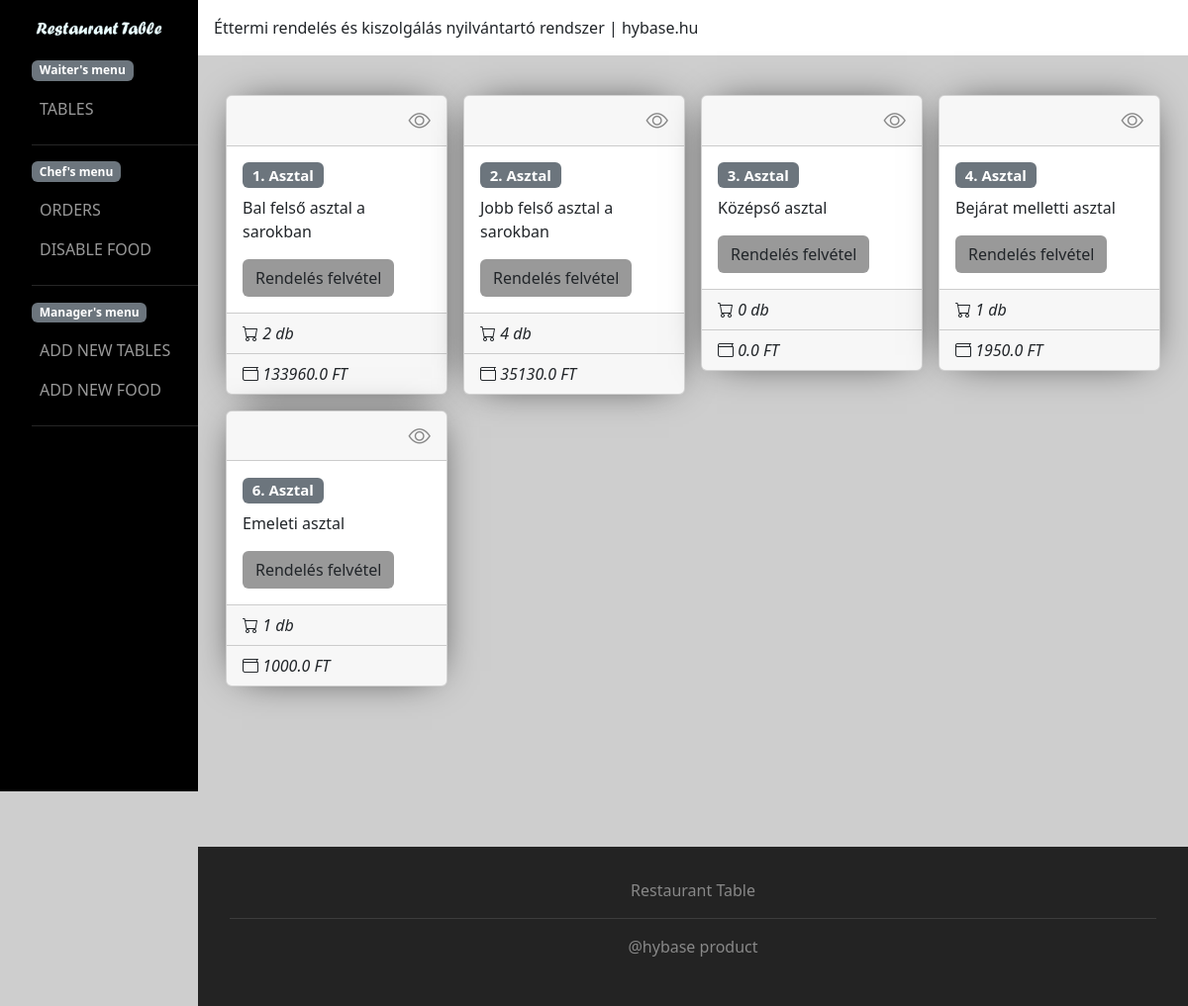
Before: / with the older database file.
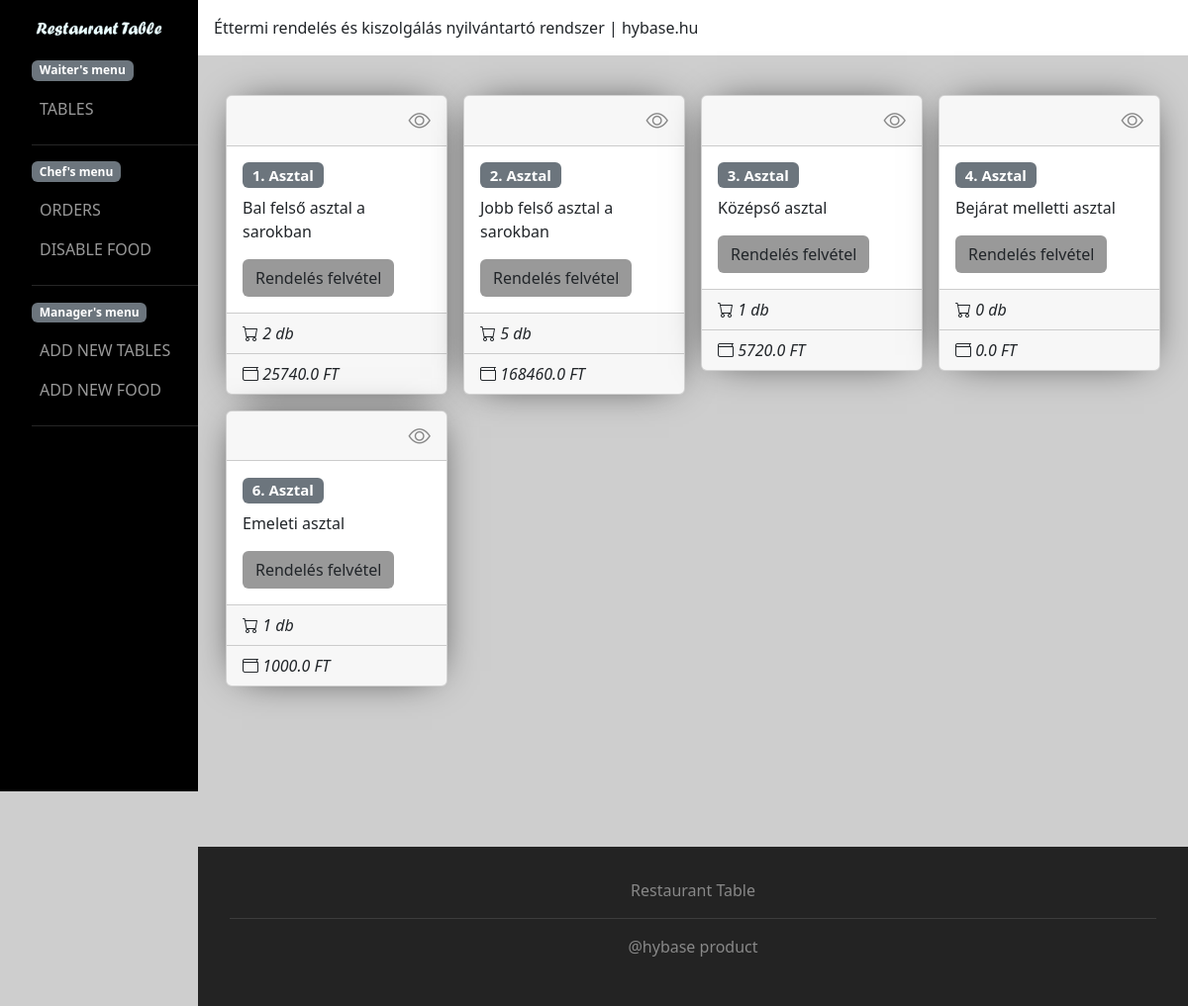
After: the same page with the newer database file.
### table/models.py (models this page shows, shortened)
class Table(models.Model):
    t_id = models.IntegerField(null=False,blank=False,unique=True)
    description = models.TextField(blank=True,null=True)
    is_reserved = models.BooleanField(default=False)
    is_active = models.BooleanField(default=True)
    def get_available_tables():
        return Table.objects.filter(is_active=True,is_reserved=False)
    def get_table_order_count(self):
        count = 0
        for i in self.get_table_current_orders():
            for k in i.orders.all():
                count += 1
        return count
    def get_table_order_price(self):
        table_orders = TableOrderModels.TableOrder.objects.filter(table=self.pk,is_finished=False)
        price = 0.0
        for o in table_orders:
            price += o.get_price()
        return price
    def get_table_current_orders(self):
        tableOrders=TableOrderModels.TableOrder.objects.filter(table=self.pk,is_finished=False)
        return tableOrders

### order/models.py (models this page shows, shortened)
class TableOrder(models.Model):
    orders = models.ManyToManyField(to=Order)
    table = models.ForeignKey(Table, on_delete=models.SET_NULL, null=True,related_name="tables_orders")
    is_finished = models.BooleanField(default=False)
    created_at = models.DateTimeField(auto_created=True, auto_now_add=True)
    def get_price(self):
        price = 0
        for o in self.orders.all():
            price += o.food.price * o.count
        return price

class Order(models.Model):
    food = models.ForeignKey(Food, on_delete=models.SET_NULL, null=True)
    count = models.IntegerField(blank=False, null=False, default=1)
    created_at = models.DateTimeField(auto_created=True, auto_now_add=True)

### food/models.py (models this page shows, shortened)
class Food(models.Model):
    f_id = models.IntegerField(blank=False,null=False,unique=True)
    name = models.CharField(max_length=60,blank=False,null=False,unique=True)
    description = models.TextField()
    price = models.FloatField(default=0.0)
    category = models.CharField(choices=category,max_length=2,blank=False,null=False)
    is_active = models.BooleanField(default=True)
    class Meta:
        ordering = ['category','name']

### table/views.py (the view)
# urls.py: 2. Add a URL to urlpatterns:  path('', views.home, name='home')
def home(request):
    tables = Table.get_available_tables()
    context = {
        'tables': tables
    }
    return render(request, 'table/tables.html', context)

### templates/table/tables.html (shortened to what this page needs)
{% extends 'includes/main.html' %}
{% load static %}
{%block content%}
<div class="_container">
    <div class="row">
    {% for table in tables %}
        <div class="col-lg-3 p-2">
            <div class="card _shadow">
                <div class="card-header text-end ">
                    <a href="{% url 'table:table_view' table.pk %}" class="_icon-link" ><i class="bi bi-eye"></i></a>
                </div>
                <div class="card-body">
                  <h5 class="card-title"><span class="badge bg-secondary">{{table.t_id}}. Asztal</span></h5>
                    <p class="card-text">{{table.description}}</p>
                    <a href="{% url 'table:table_view' table.pk %}"  class="btn _btn">Rendelés felvétel</a>
                </div>
                <div class="card-footer">
                    <i class="bi bi-cart"> {{table.get_table_order_count}} db</i>
                </div>
                <div class="card-footer">
                    <i class="bi bi-wallet"> {{table.get_table_order_price}} FT</i>
                </div>
            </div>
        </div>
    {% empty %}
        Nincs szabad asztal
    {% endfor %}
    </div>
</div>
{% endblock content%}

Changed rows visible on the page:
changed through a linked row, Table "Bal felső asztal a sarokban": get_table_order_price "133960.0" → "25740.0"
computed for Table "Jobb felső asztal a sarokban": get_table_order_count "4" → "5"; get_table_order_price "35130.0" → "168460.0"
computed for Table "Középső asztal": get_table_order_count "0" → "1"; get_table_order_price "0.0" → "5720.0"
computed for Table "Bejárat melletti asztal": get_table_order_count "1" → "0"; get_table_order_price "1950.0" → "0.0"
